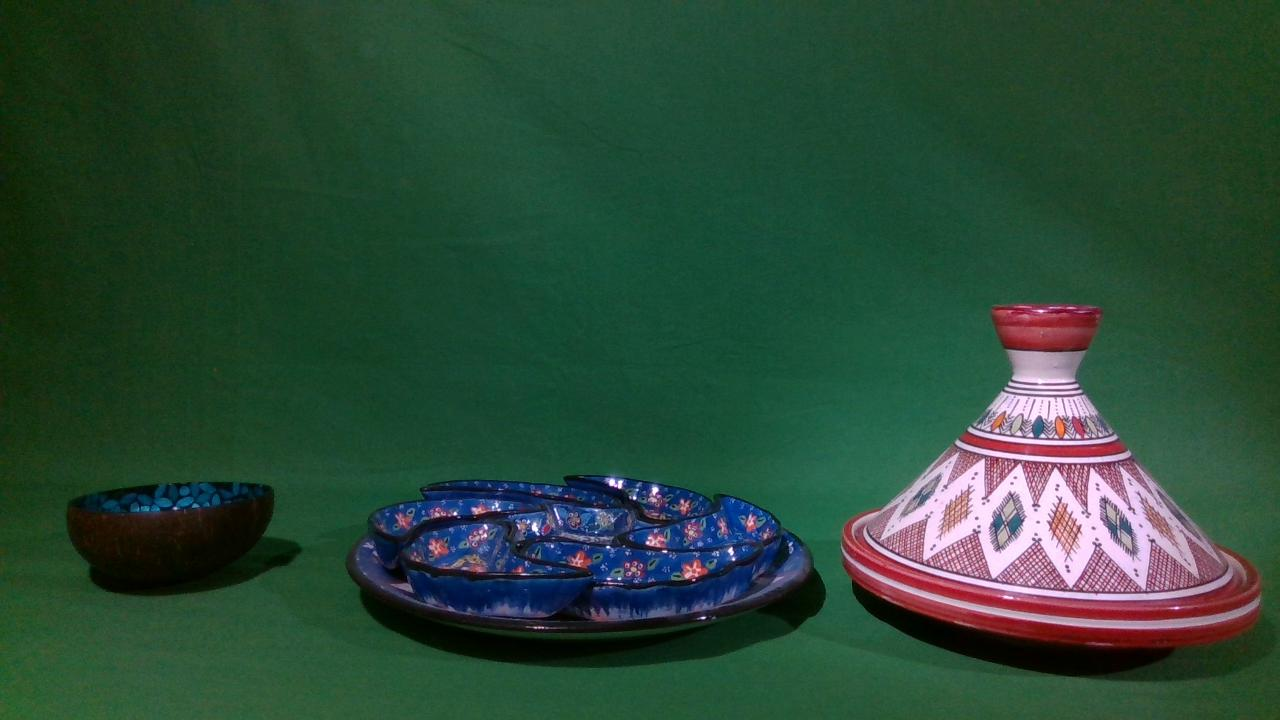
#> input picture rank_products/test.jpeg, 1280 x 720 px
$ python -i SpectralResidualSaliencyVid.py   (imports and definitions only)
#> lines starting #> are read from the running program, lines starting #| are printed output that depends on the picture; after the words box and inside, x2 and y2 are one past the last pixel; in counts of white or black regions, pixels touching at a corner belong together
#> further down, picture is the input picture: shape (720, 1280, 3); mean B, G, R 54.7, 72.3, 42.1
#!/usr/bin/env python
# -*- coding: utf-8 -*-

"""A module to generate a saliency map from an RGB image
    This code is based on the approach described in:
    [1] X. Hou and L. Zhang (2007). Saliency Detection: A Spectral Residual
        Approach. IEEE Transactions on Computer Vision and Pattern Recognition
        (CVPR), p.1-8. doi: 10.1109/CVPR.2007.383267
"""

import cv2
import numpy as np
from matplotlib import pyplot as plt


class Saliency:
    """Generate saliency map from RGB images with the spectral residual method
        This class implements an algorithm that is based on the spectral
        residual approach (Hou & Zhang, 2007).
    """
    def __init__(self, img, use_numpy_fft=True, gauss_kernel=(5, 5)):
        """Constructor
            This method initializes the saliency algorithm.
            :param img: an RGB input image
            :param use_numpy_fft: flag whether to use NumPy's FFT (True) or
                                  OpenCV's FFT (False)
            :param gauss_kernel: Kernel size for Gaussian blur
        """
#> called with use_numpy_fft = True, gauss_kernel = (5, 5)
        self.use_numpy_fft = use_numpy_fft
        self.gauss_kernel = gauss_kernel
        self.frame_orig = img

        # downsample image for processing
        self.small_shape = (64, 64)
        self.frame_small = cv2.resize(img, self.small_shape[1::-1])
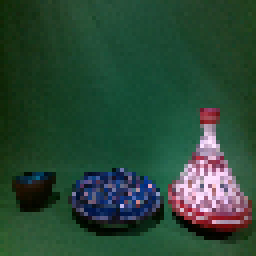
#> self.frame_small: shape (64, 64, 3) (shown 4 times larger); mean B, G, R 54.7, 72.3, 42

        # whether we need to do the math (True) or it has already
        # been done (False)
        self.need_saliency_map = True

    def get_saliency_map(self):
        """Returns a saliency map
            This method generates a saliency map for the image that was
            passed to the class constructor.
            :returns: grayscale saliency map
        """
        if self.need_saliency_map:
            # haven't calculated saliency map for this image yet
            num_channels = 1
            if len(self.frame_orig.shape) == 2:
                # single channel
                sal = self._get_channel_sal_magn(self.frame_small)
            else:
                # multiple channels: consider each channel independently
                sal = np.zeros_like(self.frame_small).astype(np.float32)
                for c in range(self.frame_small.shape[2]):
                    small = self.frame_small[:, :, c]
                    sal[:, :, c] = self._get_channel_sal_magn(small)
#> this loop made 3 passes
#> pass 1, in get_saliency_map, `small = self.frame_small[:, :, c]`:
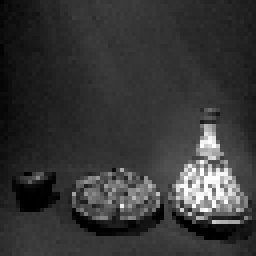
#> small: shape (64, 64) (shown 4 times larger); min 0, max 255, mean 54.7
#> pass 1, in _get_channel_sal_magn, `magnitude, angle = cv2.cartToPolar(np.real(img_dft), np.imag(img_dft))`:
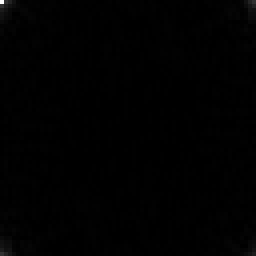
#> magnitude: shape (64, 64) float64 (shown 4 times larger); min 14.9, max 224205, mean 1357.9; drawn with min black and max white
#> pass 1, in _get_channel_sal_magn, `magnitude, angle = cv2.cartToPolar(np.real(img_dft), np.imag(img_dft))`:
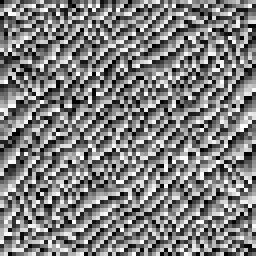
#> angle: shape (64, 64) float64 (shown 4 times larger); min 0, max 6.28, mean 3.14; drawn with min black and max white
#> pass 1, in _get_channel_sal_magn, `log_ampl = np.log10(magnitude.clip(min=1e-9))`:
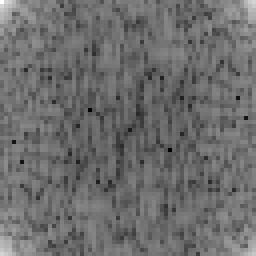
#> log_ampl: shape (64, 64) float64 (shown 4 times larger); min 1.17, max 5.35, mean 2.96; drawn with min black and max white
#> after the loop:
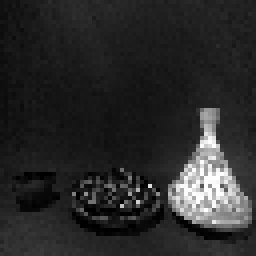
#> small: shape (64, 64) (shown 4 times larger); min 0, max 255, mean 42

                # overall saliency: channel mean
                sal = np.mean(sal, 2)
#> sal: shape (64, 64) float32

            # postprocess: blur, square, and normalize
            if self.gauss_kernel is not None:
                sal = cv2.GaussianBlur(sal, self.gauss_kernel, sigmaX=8,
                                       sigmaY=0)
            sal = sal**2
            sal = np.float32(sal)/np.max(sal)

            # scale up
            sal = cv2.resize(sal, self.frame_orig.shape[1::-1])
#> sal: shape (720, 1280) float32

            # store a copy so we do the work only once per frame
            self.saliencyMap = sal
            self.need_saliency_map = False

        return self.saliencyMap

    def _get_channel_sal_magn(self, channel):
        """Returns the log-magnitude of the Fourier spectrum
            This method calculates the log-magnitude of the Fourier spectrum
            of a single-channel image. This image could be a regular grayscale
            image, or a single color channel of an RGB image.
            :param channel: single-channel input image
            :returns: log-magnitude of Fourier spectrum
        """
        # do FFT and get log-spectrum
        if self.use_numpy_fft:
            img_dft = np.fft.fft2(channel)
            magnitude, angle = cv2.cartToPolar(np.real(img_dft),
                                               np.imag(img_dft))
        else:
            img_dft = cv2.dft(np.float32(channel),
                              flags=cv2.DFT_COMPLEX_OUTPUT)
            magnitude, angle = cv2.cartToPolar(img_dft[:, :, 0],
                                               img_dft[:, :, 1])

        # get log amplitude
        log_ampl = np.log10(magnitude.clip(min=1e-9))

        # blur log amplitude with avg filter
        log_ampl_blur = cv2.blur(log_ampl, (3, 3))

        # residual
        residual = np.exp(log_ampl - log_ampl_blur)

        # back to cartesian frequency domain
        if self.use_numpy_fft:
            real_part, imag_part = cv2.polarToCart(residual, angle)
            img_combined = np.fft.ifft2(real_part + 1j*imag_part)
            magnitude, _ = cv2.cartToPolar(np.real(img_combined),
                                           np.imag(img_combined))
        else:
            img_dft[:, :, 0], img_dft[:, :, 1] = cv2.polarToCart(residual,
                                                                 angle)
            img_combined = cv2.idft(img_dft)
            magnitude, _ = cv2.cartToPolar(img_combined[:, :, 0],
                                           img_combined[:, :, 1])

        return magnitude

    # [67 lines left out: functions calc_magnitude_spectrum, plot_power_spectrum, not called in this run]

    def get_proto_objects_map(self, use_otsu=True):
        """Returns the proto-objects map of an RGB image
            This method generates a proto-objects map of an RGB image.
            Proto-objects are saliency hot spots, generated by thresholding
            the saliency map.
            :param use_otsu: flag whether to use Otsu thresholding (True) or
                             a hardcoded threshold value (False)
            :returns: proto-objects map
        """
        saliency = self.get_saliency_map()

        if use_otsu:
            _, img_objects = cv2.threshold(np.uint8(saliency*255), 0, 255,
                                           cv2.THRESH_BINARY + cv2.THRESH_OTSU)
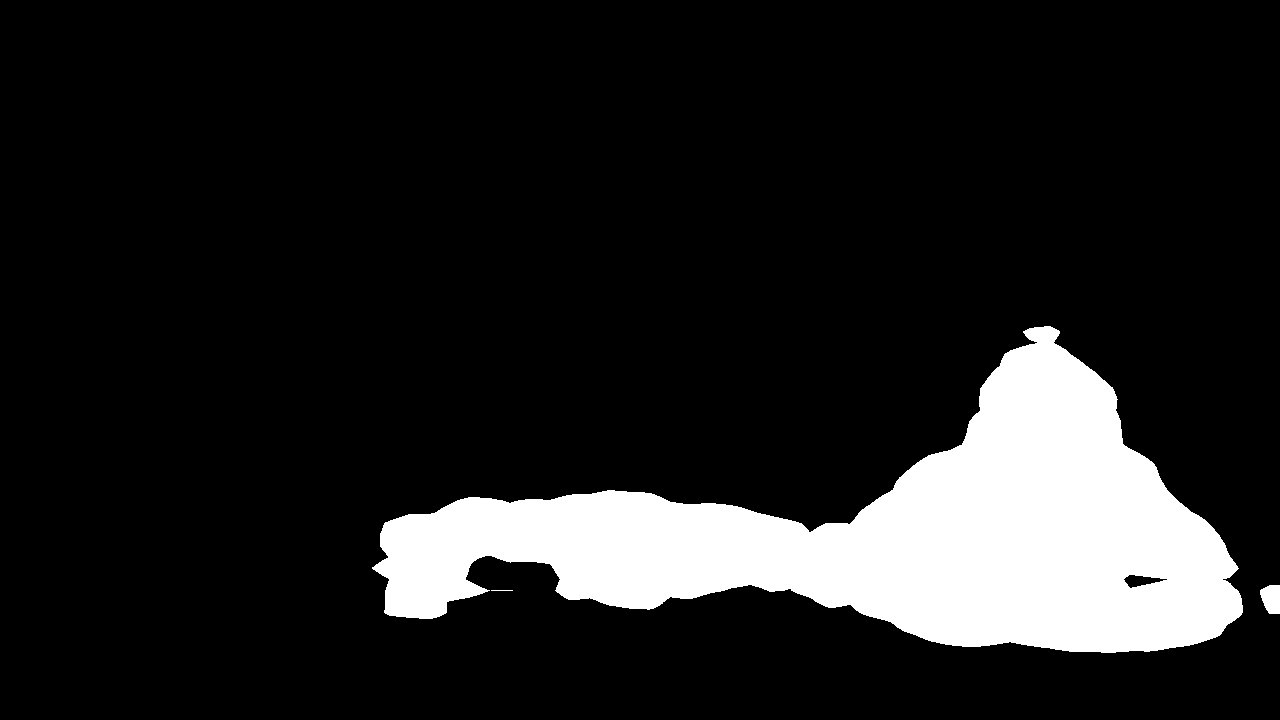
#> img_objects: shape (720, 1280); 13.1% white; 3 white regions, box (x1, y1, x2, y2) and area: (372, 326, 1243, 653) 120484, (1260, 585, 1280, 614) 474, (491, 590, 513, 591) 22
        else:
            thresh = np.mean(saliency)*255*3
            _, img_objects = cv2.threshold(np.uint8(saliency*255), thresh, 255,
                                           cv2.THRESH_BINARY)
        return img_objects

>>> import cv2
>>> picture = cv2.imread('../test.jpeg')
>>> result = Saliency(picture).get_proto_objects_map()
